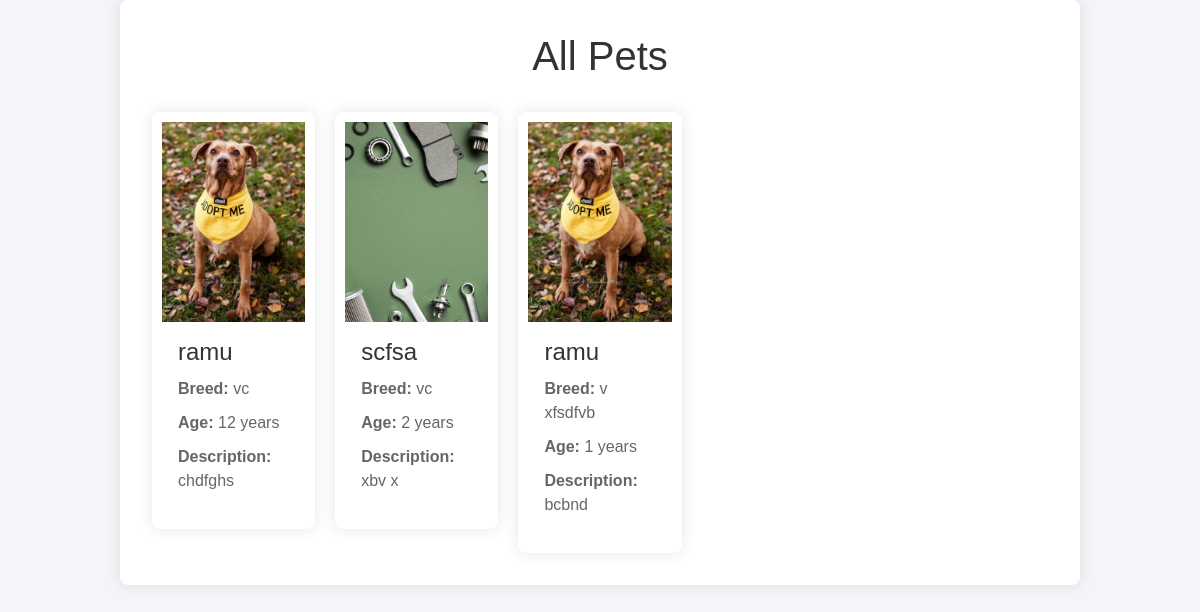
/pet-list, run on an earlier commit of the app's database.
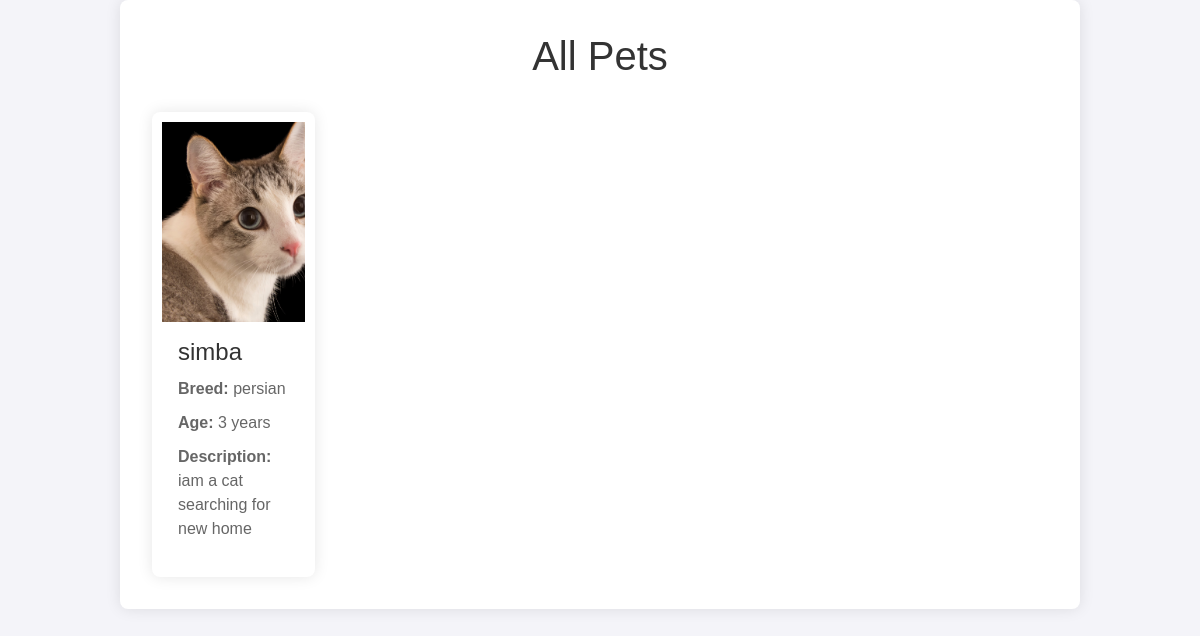
And on a later commit of the database.
### app/models.py (models this page shows, shortened)
class Pet(models.Model):
    pet_name = models.CharField(max_length=100)
    pet_description = models.TextField()
    pet_age = models.IntegerField()
    pet_image = models.ImageField(upload_to='pet_images/')
    pet_price = models.IntegerField()
    pet_breed = models.CharField(max_length=100)
    category = models.ForeignKey(Category, on_delete=models.CASCADE)
    pet_type = models.ForeignKey(PetType, on_delete=models.CASCADE)
    created_at = models.DateTimeField(auto_now_add=True)

### app/views.py (the view)
# urls.py: path('pet-list', views.pet_list, name='pet_list'),
def pet_list(request):
    pets = Pet.objects.all()[::-1]
    return render(request, 'user/pet_list.html', {'pets': pets})

### templates/user/pet_list.html (shortened to what this page needs)
<!DOCTYPE html>
<html lang="en">
<head>
    {% load static %}
    <link href="https://cdn.jsdelivr.net/npm/bootstrap@5.3.3/dist/css/bootstrap.min.css" rel="stylesheet">
    <link rel="stylesheet" href="{% static 'listpet.css' %}">
</head>
<body>
    <div class="container">
        <h1>All Pets</h1>
        {% if pets %}
            <div class="pet-list">
                {% for pet in pets %}
                    <a href="{% url 'pet_detail' pet.id %}" class="pet-card-link" style="text-decoration: none;">
                        <div class="pet-card">
                            <div class="pet-image">
                                <img src="{{ pet.pet_image.url }}" alt="{{ pet.pet_name }}" class="img-fluid">
                            </div>
                            <div class="pet-info">
                                <h3>{{ pet.pet_name }}</h3>
                                <p><strong>Breed:</strong> {{ pet.pet_breed }}</p>
                                <p><strong>Age:</strong> {{ pet.pet_age }} years</p>
                                <p><strong>Description:</strong> {{ pet.pet_description|truncatewords:20 }}</p>
                            </div>
                        </div>
                    </a>
                {% endfor %}
            </div>
        {% else %}
            <p class="no-pets-message">No pets found in the database.</p>
        {% endif %}
    </div>
</body>
</html>

What changed in the data, as far as the page shows it:
removed Pet: pet_image (picture), pet_name "ramu", pet_breed "vc", pet_age "12", pet_description "chdfghs"
removed Pet: pet_image (picture), pet_name "scfsa", pet_breed "vc", pet_age "2", pet_description "xbv x"
removed Pet: pet_image (picture), pet_name "ramu", pet_breed "v xfsdfvb", pet_age "1", pet_description "bcbnd"
added Pet: pet_image (picture), pet_name "simba", pet_breed "persian", pet_age "3", pet_description "iam a cat searching for new home"
